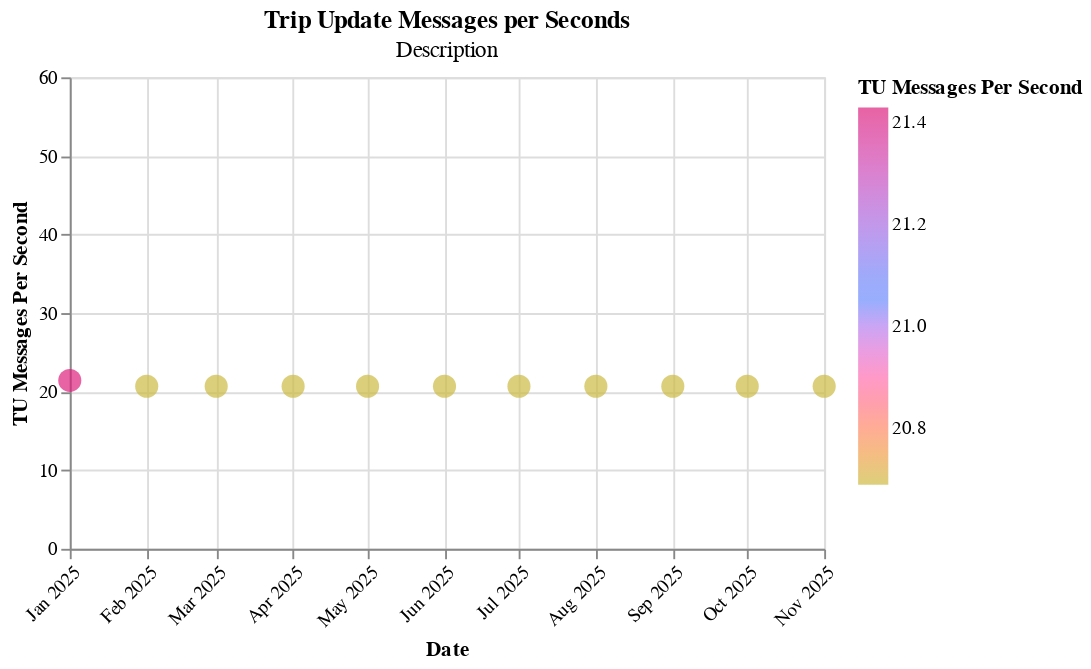

The notebook cell saved with this chart:
### Code cell
_operator_grain_route_dir_visuals.configure_chart(
    tu_df_sec,
    width=400,
    height=250,
    title="Trip Update Messages per Seconds",
    subtitle="Description",
)

### Figure 1 — Vega-Lite specification as saved in the notebook (floating-point values rounded to 4 significant figures)
{"config": {"view": {"continuousWidth": 300, "continuousHeight": 300}}, "data": {"name": "data-cc9790553d975f73fdb4c601bdf3effd"}, "mark": {"type": "circle", "size": 150}, "encoding": {"color": {"field": "TU Messages Per Second", "scale": {"range": ["#ccbb44", "#5b8efd", "#dd217d"]}, "title": "TU Messages Per Second", "type": "quantitative"}, "tooltip": [{"field": "Date", "type": "temporal"}, {"field": "TU Messages Per Second", "type": "quantitative"}], "x": {"axis": {"format": "%b %Y", "labelAngle": -45}, "field": "Date", "title": "Date", "type": "temporal"}, "y": {"field": "TU Messages Per Second", "scale": {"clamp": true, "domain": [0, 60]}, "type": "quantitative"}}, "height": 250, "title": {"text": ["Trip Update Messages per Seconds"], "subtitle": ["Description"]}, "width": 400, "$schema": "https://vega.github.io/schema/vega-lite/v5.20.1.json", "datasets": {"data-cc9790553d975f73fdb4c601bdf3effd": [{"Date": "2025-08-01T00:00:00", "Analysis Name": "City and County of San Francisco", "VP Name": "Bay Area 511 Muni VehiclePositions", "TU Name": "Bay Area 511 Muni TripUpdates", "N Trips": 180014, "Day Type": "Weekday", "Daily Trips": 9474.0, "Ttl Service Hours": 406700000.0, "N Routes": 68.0, "N Days": 19, "VP Messages Per Minute": 3.0, "N VP Trips": 172159, "Daily VP Trips": 9061.0, "Pct VP Trips": 0.957, "N VP Routes": 1.0, "Pct VP Service Hours": 0.0, "TU Messages Per Minute": 2.9, "N TU Trips": 175245, "Daily TU Trips": 9223.0, "Pct TU Trips": 0.973, "N TU Routes": 1.0, "Pct TU Service Hours": 0.0, "TU Messages Per Second": 20.69, "VP Messages Per Second": 20.0, "Percent of Trips with Trip Updates": 97.35, "Percent of Trips with Vehicle Positions": 95.64}, {"Date": "2025-01-01T00:00:00", "Analysis Name": "City and County of San Francisco", "VP Name": "Bay Area 511 Muni VehiclePositions", "TU Name": "Bay Area 511 Muni TripUpdates", "N Trips": 179748, "Day Type": "Weekday", "Daily Trips": 9460.0, "Ttl Service Hours": 411800000.0, "N Routes": 67.79, "N Days": 19, "VP Messages Per Minute": 3.0, "N VP Trips": 167314, "Daily VP Trips": 8806.0, "Pct VP Trips": 0.931, "N VP Routes": 1.0, "Pct VP Service Hours": 0.0, "TU Messages Per Minute": 2.8, "N TU Trips": 173033, "Daily TU Trips": 9107.0, "Pct TU Trips": 0.961, "N TU Routes": 1.0, "Pct TU Service Hours": 0.0, "TU Messages Per Second": 21.43, "VP Messages Per Second": 20.0, "Percent of Trips with Trip Updates": 96.26, "Percent of Trips with Vehicle Positions": 93.08}, {"Date": "2025-10-01T00:00:00", "Analysis Name": "City and County of San Francisco", "VP Name": "Bay Area 511 Muni VehiclePositions", "TU Name": "Bay Area 511 Muni TripUpdates", "N Trips": 216259, "Day Type": "Weekday", "Daily Trips": 9403.0, "Ttl Service Hours": 488200000.0, "N Routes": 67.65, "N Days": 23, "VP Messages Per Minute": 3.0, "N VP Trips": 202722, "Daily VP Trips": 8814.0, "Pct VP Trips": 0.937, "N VP Routes": 1.0, "Pct VP Service Hours": 0.0, "TU Messages Per Minute": 2.9, "N TU Trips": 207066, "Daily TU Trips": 9003.0, "Pct TU Trips": 0.956, "N TU Routes": 1.0, "Pct TU Service Hours": 0.0, "TU Messages Per Second": 20.69, "VP Messages Per Second": 20.0, "Percent of Trips with Trip Updates": 95.75, "Percent of Trips with Vehicle Positions": 93.74}, {"Date": "2025-11-01T00:00:00", "Analysis Name": "City and County of San Francisco", "VP Name": "Bay Area 511 Muni VehiclePositions", "TU Name": "Bay Area 511 Muni TripUpdates", "N Trips": 132602, "Day Type": "Weekday", "Daily Trips": 9472.0, "Ttl Service Hours": 299400000.0, "N Routes": 68.0, "N Days": 14, "VP Messages Per Minute": 3.0, "N VP Trips": 115751, "Daily VP Trips": 8268.0, "Pct VP Trips": 0.872, "N VP Routes": 1.0, "Pct VP Service Hours": 0.0, "TU Messages Per Minute": 2.9, "N TU Trips": 119237, "Daily TU Trips": 8517.0, "Pct TU Trips": 0.9, "N TU Routes": 1.0, "Pct TU Service Hours": 0.0, "TU Messages Per Second": 20.69, "VP Messages Per Second": 20.0, "Percent of Trips with Trip Updates": 89.92, "Percent of Trips with Vehicle Positions": 87.29}, {"Date": "2025-09-01T00:00:00", "Analysis Name": "City and County of San Francisco", "VP Name": "Bay Area 511 Muni VehiclePositions", "TU Name": "Bay Area 511 Muni TripUpdates", "N Trips": 206786, "Day Type": "Weekday", "Daily Trips": 9399.0, "Ttl Service Hours": 467000000.0, "N Routes": 67.64, "N Days": 22, "VP Messages Per Minute": 3.0, "N VP Trips": 195904, "Daily VP Trips": 8905.0, "Pct VP Trips": 0.947, "N VP Routes": 1.0, "Pct VP Service Hours": 0.0, "TU Messages Per Minute": 2.9, "N TU Trips": 199972, "Daily TU Trips": 9090.0, "Pct TU Trips": 0.968, "N TU Routes": 1.0, "Pct TU Service Hours": 0.0, "TU Messages Per Second": 20.69, "VP Messages Per Second": 20.0, "Percent of Trips with Trip Updates": 96.7, "Percent of Trips with Vehicle Positions": 94.74}, {"Date": "2025-07-01T00:00:00", "Analysis Name": "City and County of San Francisco", "VP Name": "Bay Area 511 Muni VehiclePositions", "TU Name": "Bay Area 511 Muni TripUpdates", "N Trips": 208105, "Day Type": "Weekday", "Daily Trips": 9459.0, "Ttl Service Hours": 469700000.0, "N Routes": 68.0, "N Days": 22, "VP Messages Per Minute": 3.0, "N VP Trips": 198631, "Daily VP Trips": 9029.0, "Pct VP Trips": 0.955, "N VP Routes": 1.0, "Pct VP Service Hours": 0.0, "TU Messages Per Minute": 2.9, "N TU Trips": 201923, "Daily TU Trips": 9178.0, "Pct TU Trips": 0.971, "N TU Routes": 1.0, "Pct TU Service Hours": 0.0, "TU Messages Per Second": 20.69, "VP Messages Per Second": 20.0, "Percent of Trips with Trip Updates": 97.03, "Percent of Trips with Vehicle Positions": 95.45}, {"Date": "2025-02-01T00:00:00", "Analysis Name": "City and County of San Francisco", "VP Name": "Bay Area 511 Muni VehiclePositions", "TU Name": "Bay Area 511 Muni TripUpdates", "N Trips": 123268, "Day Type": "Weekday", "Daily Trips": 9482.0, "Ttl Service Hours": 282900000.0, "N Routes": 68.38, "N Days": 13, "VP Messages Per Minute": 3.0, "N VP Trips": 115204, "Daily VP Trips": 8862.0, "Pct VP Trips": 0.934, "N VP Routes": 1.0, "Pct VP Service Hours": 0.0, "TU Messages Per Minute": 2.9, "N TU Trips": 118783, "Daily TU Trips": 9137.0, "Pct TU Trips": 0.965, "N TU Routes": 1.0, "Pct TU Service Hours": 0.0, "TU Messages Per Second": 20.69, "VP Messages Per Second": 20.0, "Percent of Trips with Trip Updates": 96.36, "Percent of Trips with Vehicle Positions": 93.46}, {"Date": "2025-04-01T00:00:00", "Analysis Name": "City and County of San Francisco", "VP Name": "Bay Area 511 Muni VehiclePositions", "TU Name": "Bay Area 511 Muni TripUpdates", "N Trips": 210683, "Day Type": "Weekday", "Daily Trips": 9576.0, "Ttl Service Hours": 485200000.0, "N Routes": 69.0, "N Days": 22, "VP Messages Per Minute": 3.0, "N VP Trips": 200194, "Daily VP Trips": 9100.0, "Pct VP Trips": 0.95, "N VP Routes": 1.0, "Pct VP Service Hours": 0.0, "TU Messages Per Minute": 2.9, "N TU Trips": 202545, "Daily TU Trips": 9207.0, "Pct TU Trips": 0.962, "N TU Routes": 1.0, "Pct TU Service Hours": 0.0, "TU Messages Per Second": 20.69, "VP Messages Per Second": 20.0, "Percent of Trips with Trip Updates": 96.14, "Percent of Trips with Vehicle Positions": 95.02}, {"Date": "2025-05-01T00:00:00", "Analysis Name": "City and County of San Francisco", "VP Name": "Bay Area 511 Muni VehiclePositions", "TU Name": "Bay Area 511 Muni TripUpdates", "N Trips": 208962, "Day Type": "Weekday", "Daily Trips": 9498.0, "Ttl Service Hours": 479900000.0, "N Routes": 69.09, "N Days": 22, "VP Messages Per Minute": 3.0, "N VP Trips": 198843, "Daily VP Trips": 9038.0, "Pct VP Trips": 0.951, "N VP Routes": 1.0, "Pct VP Service Hours": 0.0, "TU Messages Per Minute": 2.9, "N TU Trips": 202749, "Daily TU Trips": 9216.0, "Pct TU Trips": 0.97, "N TU Routes": 1.0, "Pct TU Service Hours": 0.0, "TU Messages Per Second": 20.69, "VP Messages Per Second": 20.0, "Percent of Trips with Trip Updates": 97.03, "Percent of Trips with Vehicle Positions": 95.16}, {"Date": "2025-06-01T00:00:00", "Analysis Name": "City and County of San Francisco", "VP Name": "Bay Area 511 Muni VehiclePositions", "TU Name": "Bay Area 511 Muni TripUpdates", "N Trips": 180464, "Day Type": "Weekday", "Daily Trips": 9498.0, "Ttl Service Hours": 412700000.0, "N Routes": 68.68, "N Days": 19, "VP Messages Per Minute": 3.0, "N VP Trips": 169488, "Daily VP Trips": 8920.0, "Pct VP Trips": 0.939, "N VP Routes": 1.0, "Pct VP Service Hours": 0.0, "TU Messages Per Minute": 2.9, "N TU Trips": 173516, "Daily TU Trips": 9132.0, "Pct TU Trips": 0.961, "N TU Routes": 1.0, "Pct TU Service Hours": 0.0, "TU Messages Per Second": 20.69, "VP Messages Per Second": 20.0, "Percent of Trips with Trip Updates": 96.15, "Percent of Trips with Vehicle Positions": 93.92}, {"Date": "2025-03-01T00:00:00", "Analysis Name": "City and County of San Francisco", "VP Name": "Bay Area 511 Muni VehiclePositions", "TU Name": "Bay Area 511 Muni TripUpdates", "N Trips": 105472, "Day Type": "Weekday", "Daily Trips": 9588.0, "Ttl Service Hours": 243000000.0, "N Routes": 69.0, "N Days": 11, "VP Messages Per Minute": 3.0, "N VP Trips": 99790, "Daily VP Trips": 9072.0, "Pct VP Trips": 0.945, "N VP Routes": 1.0, "Pct VP Service Hours": 0.0, "TU Messages Per Minute": 2.9, "N TU Trips": 101440, "Daily TU Trips": 9222.0, "Pct TU Trips": 0.962, "N TU Routes": 1.0, "Pct TU Service Hours": 0.0, "TU Messages Per Second": 20.69, "VP Messages Per Second": 20.0, "Percent of Trips with Trip Updates": 96.18, "Percent of Trips with Vehicle Positions": 94.61}]}}
